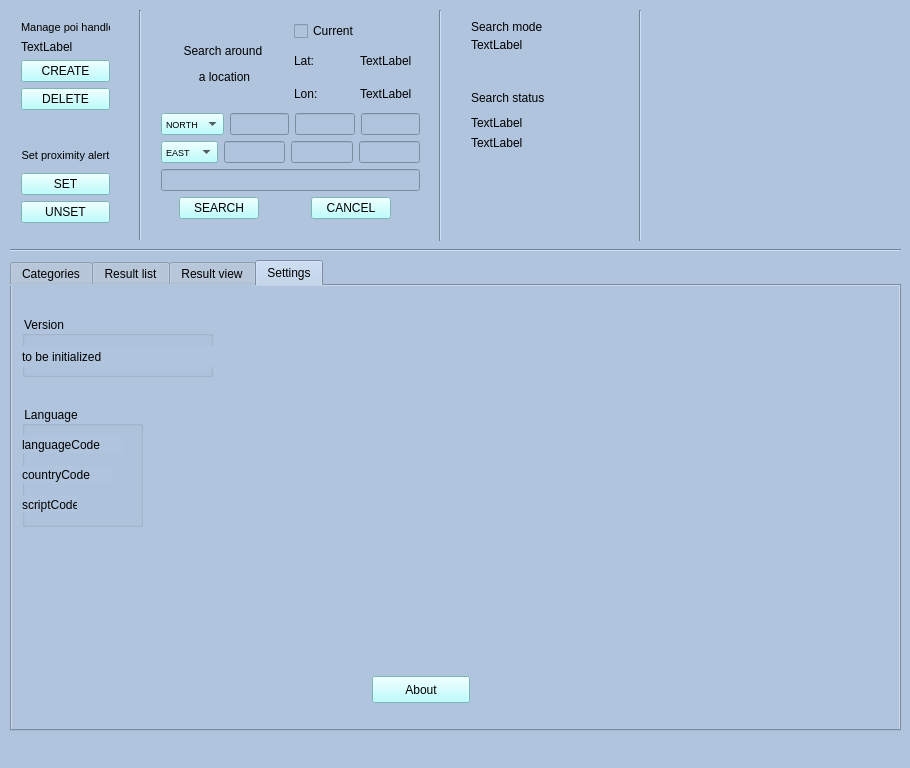
<?xml version="1.0" encoding="UTF-8"?>
<ui version="4.0">
 <class>MainWindow</class>
 <widget class="QMainWindow" name="MainWindow">
  <property name="enabled">
   <bool>true</bool>
  </property>
  <property name="geometry">
   <rect>
    <x>0</x>
    <y>0</y>
    <width>910</width>
    <height>768</height>
   </rect>
  </property>
  <property name="sizePolicy">
   <sizepolicy hsizetype="Fixed" vsizetype="Fixed">
    <horstretch>0</horstretch>
    <verstretch>0</verstretch>
   </sizepolicy>
  </property>
  <property name="minimumSize">
   <size>
    <width>910</width>
    <height>768</height>
   </size>
  </property>
  <property name="maximumSize">
   <size>
    <width>910</width>
    <height>768</height>
   </size>
  </property>
  <property name="windowTitle">
   <string>POI Search Proof Of Concept</string>
  </property>
  <property name="windowIcon">
   <iconset>
    <normaloff>:/new/image/POIPOCClient.png</normaloff>:/new/image/POIPOCClient.png</iconset>
  </property>
  <property name="styleSheet">
   <string notr="true">background-color: rgb(176, 196, 222);</string>
  </property>
  <widget class="QWidget" name="centralWidget">
   <widget class="QWidget" name="verticalLayoutWidget">
    <property name="geometry">
     <rect>
      <x>460</x>
      <y>10</y>
      <width>141</width>
      <height>51</height>
     </rect>
    </property>
    <layout class="QVBoxLayout" name="verticalLayout">
     <item>
      <widget class="QLabel" name="label_2">
       <property name="font">
        <font>
         <pointsize>9</pointsize>
        </font>
       </property>
       <property name="text">
        <string>Search mode</string>
       </property>
      </widget>
     </item>
     <item>
      <spacer name="verticalSpacer_2">
       <property name="orientation">
        <enum>Qt::Vertical</enum>
       </property>
       <property name="sizeHint" stdset="0">
        <size>
         <width>20</width>
         <height>40</height>
        </size>
       </property>
      </spacer>
     </item>
     <item>
      <widget class="QLabel" name="searchMode">
       <property name="font">
        <font>
         <pointsize>9</pointsize>
        </font>
       </property>
       <property name="text">
        <string>TextLabel</string>
       </property>
      </widget>
     </item>
    </layout>
   </widget>
   <widget class="QWidget" name="verticalLayoutWidget_2">
    <property name="geometry">
     <rect>
      <x>150</x>
      <y>10</y>
      <width>281</width>
      <height>220</height>
     </rect>
    </property>
    <layout class="QVBoxLayout" name="verticalLayout_2">
     <item>
      <layout class="QHBoxLayout" name="horizontalLayout">
       <item>
        <widget class="QLabel" name="label">
         <property name="font">
          <font>
           <pointsize>9</pointsize>
          </font>
         </property>
         <property name="text">
          <string>&lt;html&gt;&lt;head/&gt;&lt;body&gt;&lt;p&gt;Search around &lt;/p&gt;&lt;p&gt;     a location&lt;/p&gt;&lt;/body&gt;&lt;/html&gt;</string>
         </property>
         <property name="alignment">
          <set>Qt::AlignCenter</set>
         </property>
        </widget>
       </item>
       <item>
        <layout class="QVBoxLayout" name="verticalLayout_8">
         <item>
          <widget class="QCheckBox" name="checkLocation">
           <property name="text">
            <string>Current</string>
           </property>
          </widget>
         </item>
         <item>
          <layout class="QHBoxLayout" name="horizontalLayout_9">
           <item>
            <widget class="QLabel" name="label_16">
             <property name="text">
              <string>Lat:</string>
             </property>
            </widget>
           </item>
           <item>
            <widget class="QLabel" name="currentLocationLatitude">
             <property name="text">
              <string>TextLabel</string>
             </property>
            </widget>
           </item>
          </layout>
         </item>
         <item>
          <layout class="QHBoxLayout" name="horizontalLayout_10">
           <item>
            <widget class="QLabel" name="label_17">
             <property name="text">
              <string>Lon:</string>
             </property>
            </widget>
           </item>
           <item>
            <widget class="QLabel" name="currentLocationLongitude">
             <property name="text">
              <string>TextLabel</string>
             </property>
            </widget>
           </item>
          </layout>
         </item>
        </layout>
       </item>
      </layout>
     </item>
     <item>
      <layout class="QHBoxLayout" name="latitude_layout">
       <item>
        <widget class="QComboBox" name="latitude_direction">
         <property name="font">
          <font>
           <pointsize>7</pointsize>
          </font>
         </property>
         <property name="styleSheet">
          <string notr="true">background-color: rgb(170, 255, 255);</string>
         </property>
         <item>
          <property name="text">
           <string>NORTH</string>
          </property>
         </item>
         <item>
          <property name="text">
           <string>SOUTH</string>
          </property>
         </item>
        </widget>
       </item>
       <item>
        <spacer name="horizontalSpacer">
         <property name="orientation">
          <enum>Qt::Horizontal</enum>
         </property>
         <property name="sizeHint" stdset="0">
          <size>
           <width>40</width>
           <height>20</height>
          </size>
         </property>
        </spacer>
       </item>
       <item>
        <widget class="QLineEdit" name="latitude_degree"/>
       </item>
       <item>
        <spacer name="horizontalSpacer_2">
         <property name="orientation">
          <enum>Qt::Horizontal</enum>
         </property>
         <property name="sizeHint" stdset="0">
          <size>
           <width>40</width>
           <height>20</height>
          </size>
         </property>
        </spacer>
       </item>
       <item>
        <widget class="QLineEdit" name="latitude_minute"/>
       </item>
       <item>
        <widget class="QLineEdit" name="latitude_second"/>
       </item>
       <item>
        <spacer name="horizontalSpacer_3">
         <property name="orientation">
          <enum>Qt::Horizontal</enum>
         </property>
         <property name="sizeHint" stdset="0">
          <size>
           <width>40</width>
           <height>20</height>
          </size>
         </property>
        </spacer>
       </item>
      </layout>
     </item>
     <item>
      <layout class="QHBoxLayout" name="longitude_layout">
       <item>
        <spacer name="horizontalSpacer_4">
         <property name="orientation">
          <enum>Qt::Horizontal</enum>
         </property>
         <property name="sizeHint" stdset="0">
          <size>
           <width>40</width>
           <height>20</height>
          </size>
         </property>
        </spacer>
       </item>
       <item>
        <widget class="QComboBox" name="longitude_direction">
         <property name="font">
          <font>
           <pointsize>7</pointsize>
          </font>
         </property>
         <property name="styleSheet">
          <string notr="true">background-color: rgb(170, 255, 255);</string>
         </property>
         <item>
          <property name="text">
           <string>EAST</string>
          </property>
         </item>
         <item>
          <property name="text">
           <string>WEST</string>
          </property>
         </item>
        </widget>
       </item>
       <item>
        <widget class="QLineEdit" name="longitude_degree"/>
       </item>
       <item>
        <spacer name="horizontalSpacer_5">
         <property name="orientation">
          <enum>Qt::Horizontal</enum>
         </property>
         <property name="sizeHint" stdset="0">
          <size>
           <width>40</width>
           <height>20</height>
          </size>
         </property>
        </spacer>
       </item>
       <item>
        <widget class="QLineEdit" name="longitude_minute"/>
       </item>
       <item>
        <widget class="QLineEdit" name="longitude_second"/>
       </item>
       <item>
        <spacer name="horizontalSpacer_6">
         <property name="orientation">
          <enum>Qt::Horizontal</enum>
         </property>
         <property name="sizeHint" stdset="0">
          <size>
           <width>40</width>
           <height>20</height>
          </size>
         </property>
        </spacer>
       </item>
      </layout>
     </item>
     <item>
      <layout class="QVBoxLayout" name="verticalLayout_17">
       <item>
        <widget class="QLineEdit" name="stringToSearch">
         <property name="font">
          <font>
           <pointsize>9</pointsize>
          </font>
         </property>
        </widget>
       </item>
      </layout>
     </item>
     <item>
      <layout class="QVBoxLayout" name="verticalLayout_16">
       <item>
        <layout class="QHBoxLayout" name="horizontalLayout_4">
         <item>
          <spacer name="horizontalSpacer_13">
           <property name="orientation">
            <enum>Qt::Horizontal</enum>
           </property>
           <property name="sizeHint" stdset="0">
            <size>
             <width>40</width>
             <height>20</height>
            </size>
           </property>
          </spacer>
         </item>
         <item>
          <widget class="QPushButton" name="startSearch">
           <property name="styleSheet">
            <string notr="true">background-color: rgb(170, 255, 255);</string>
           </property>
           <property name="text">
            <string>SEARCH</string>
           </property>
          </widget>
         </item>
         <item>
          <spacer name="horizontalSpacer_14">
           <property name="orientation">
            <enum>Qt::Horizontal</enum>
           </property>
           <property name="sizeHint" stdset="0">
            <size>
             <width>40</width>
             <height>20</height>
            </size>
           </property>
          </spacer>
         </item>
         <item>
          <layout class="QHBoxLayout" name="horizontalLayout_6">
           <item>
            <spacer name="horizontalSpacer_16">
             <property name="orientation">
              <enum>Qt::Horizontal</enum>
             </property>
             <property name="sizeHint" stdset="0">
              <size>
               <width>40</width>
               <height>20</height>
              </size>
             </property>
            </spacer>
           </item>
           <item>
            <widget class="QPushButton" name="cancelSearch">
             <property name="styleSheet">
              <string notr="true">background-color: rgb(170, 255, 255);</string>
             </property>
             <property name="text">
              <string>CANCEL</string>
             </property>
            </widget>
           </item>
           <item>
            <spacer name="horizontalSpacer_25">
             <property name="orientation">
              <enum>Qt::Horizontal</enum>
             </property>
             <property name="sizeHint" stdset="0">
              <size>
               <width>40</width>
               <height>20</height>
              </size>
             </property>
            </spacer>
           </item>
          </layout>
         </item>
        </layout>
       </item>
      </layout>
     </item>
    </layout>
   </widget>
   <widget class="QWidget" name="verticalLayoutWidget_4">
    <property name="geometry">
     <rect>
      <x>10</x>
      <y>133</y>
      <width>111</width>
      <height>101</height>
     </rect>
    </property>
    <layout class="QVBoxLayout" name="verticalLayout_4">
     <item>
      <widget class="QLabel" name="label_4">
       <property name="font">
        <font>
         <pointsize>8</pointsize>
        </font>
       </property>
       <property name="text">
        <string>Set proximity alert</string>
       </property>
       <property name="alignment">
        <set>Qt::AlignCenter</set>
       </property>
      </widget>
     </item>
     <item>
      <layout class="QHBoxLayout" name="horizontalLayout_11">
       <item>
        <widget class="QPushButton" name="setProximity">
         <property name="styleSheet">
          <string notr="true">background-color: rgb(170, 255, 255);</string>
         </property>
         <property name="text">
          <string>SET</string>
         </property>
        </widget>
       </item>
      </layout>
     </item>
     <item>
      <layout class="QHBoxLayout" name="horizontalLayout_12">
       <item>
        <widget class="QPushButton" name="cancelProximity">
         <property name="styleSheet">
          <string notr="true">background-color: rgb(170, 255, 255);</string>
         </property>
         <property name="text">
          <string>UNSET</string>
         </property>
        </widget>
       </item>
      </layout>
     </item>
    </layout>
   </widget>
   <widget class="QWidget" name="verticalLayoutWidget_5">
    <property name="geometry">
     <rect>
      <x>10</x>
      <y>10</y>
      <width>111</width>
      <height>111</height>
     </rect>
    </property>
    <layout class="QVBoxLayout" name="verticalLayout_5">
     <item>
      <widget class="QLabel" name="label_5">
       <property name="sizePolicy">
        <sizepolicy hsizetype="Preferred" vsizetype="Preferred">
         <horstretch>0</horstretch>
         <verstretch>0</verstretch>
        </sizepolicy>
       </property>
       <property name="font">
        <font>
         <pointsize>8</pointsize>
        </font>
       </property>
       <property name="text">
        <string>Manage poi handle</string>
       </property>
      </widget>
     </item>
     <item>
      <spacer name="verticalSpacer_8">
       <property name="orientation">
        <enum>Qt::Vertical</enum>
       </property>
       <property name="sizeHint" stdset="0">
        <size>
         <width>20</width>
         <height>40</height>
        </size>
       </property>
      </spacer>
     </item>
     <item>
      <widget class="QLabel" name="poiHandle">
       <property name="font">
        <font>
         <pointsize>9</pointsize>
        </font>
       </property>
       <property name="text">
        <string>TextLabel</string>
       </property>
      </widget>
     </item>
     <item>
      <widget class="QPushButton" name="createpoiHandle">
       <property name="styleSheet">
        <string notr="true">background-color: rgb(170, 255, 255);</string>
       </property>
       <property name="text">
        <string>CREATE</string>
       </property>
      </widget>
     </item>
     <item>
      <widget class="QPushButton" name="deletepoiHandle">
       <property name="styleSheet">
        <string notr="true">background-color: rgb(170, 255, 255);</string>
       </property>
       <property name="text">
        <string>DELETE</string>
       </property>
      </widget>
     </item>
    </layout>
   </widget>
   <widget class="QWidget" name="verticalLayoutWidget_3">
    <property name="geometry">
     <rect>
      <x>460</x>
      <y>80</y>
      <width>141</width>
      <height>81</height>
     </rect>
    </property>
    <layout class="QVBoxLayout" name="verticalLayout_3">
     <item>
      <widget class="QLabel" name="label_8">
       <property name="font">
        <font>
         <pointsize>9</pointsize>
        </font>
       </property>
       <property name="text">
        <string>Search status</string>
       </property>
       <property name="alignment">
        <set>Qt::AlignLeading|Qt::AlignLeft|Qt::AlignVCenter</set>
       </property>
      </widget>
     </item>
     <item>
      <spacer name="verticalSpacer_9">
       <property name="orientation">
        <enum>Qt::Vertical</enum>
       </property>
       <property name="sizeHint" stdset="0">
        <size>
         <width>20</width>
         <height>40</height>
        </size>
       </property>
      </spacer>
     </item>
     <item>
      <widget class="QLabel" name="search_status">
       <property name="font">
        <font>
         <pointsize>9</pointsize>
        </font>
       </property>
       <property name="text">
        <string>TextLabel</string>
       </property>
      </widget>
     </item>
     <item>
      <widget class="QLabel" name="totalSize">
       <property name="font">
        <font>
         <pointsize>9</pointsize>
        </font>
       </property>
       <property name="text">
        <string>TextLabel</string>
       </property>
      </widget>
     </item>
    </layout>
   </widget>
   <widget class="Line" name="line">
    <property name="geometry">
     <rect>
      <x>130</x>
      <y>10</y>
      <width>20</width>
      <height>231</height>
     </rect>
    </property>
    <property name="orientation">
     <enum>Qt::Vertical</enum>
    </property>
   </widget>
   <widget class="Line" name="line_3">
    <property name="geometry">
     <rect>
      <x>10</x>
      <y>240</y>
      <width>891</width>
      <height>21</height>
     </rect>
    </property>
    <property name="orientation">
     <enum>Qt::Horizontal</enum>
    </property>
   </widget>
   <widget class="Line" name="line_4">
    <property name="geometry">
     <rect>
      <x>430</x>
      <y>10</y>
      <width>20</width>
      <height>231</height>
     </rect>
    </property>
    <property name="orientation">
     <enum>Qt::Vertical</enum>
    </property>
   </widget>
   <widget class="Line" name="line_10">
    <property name="geometry">
     <rect>
      <x>630</x>
      <y>10</y>
      <width>20</width>
      <height>231</height>
     </rect>
    </property>
    <property name="orientation">
     <enum>Qt::Vertical</enum>
    </property>
   </widget>
   <widget class="QWidget" name="widget" native="true">
    <property name="geometry">
     <rect>
      <x>670</x>
      <y>40</y>
      <width>121</width>
      <height>91</height>
     </rect>
    </property>
    <property name="styleSheet">
     <string notr="true">image: url(:/new/image/GENIVI_Black_Logo-no_background.png);</string>
    </property>
   </widget>
   <widget class="QTabWidget" name="tabWidget">
    <property name="geometry">
     <rect>
      <x>10</x>
      <y>260</y>
      <width>891</width>
      <height>471</height>
     </rect>
    </property>
    <property name="currentIndex">
     <number>3</number>
    </property>
    <widget class="QWidget" name="searchSettings">
     <property name="accessibleName">
      <string/>
     </property>
     <attribute name="title">
      <string>Categories</string>
     </attribute>
     <widget class="QWidget" name="verticalLayoutWidget_7">
      <property name="geometry">
       <rect>
        <x>10</x>
        <y>120</y>
        <width>861</width>
        <height>171</height>
       </rect>
      </property>
      <layout class="QVBoxLayout" name="verticalLayout_6">
       <item>
        <layout class="QHBoxLayout" name="CategoryDetailsLayout">
         <item>
          <layout class="QVBoxLayout" name="CategoryLayout">
           <item>
            <widget class="QLabel" name="label_9">
             <property name="font">
              <font>
               <pointsize>9</pointsize>
              </font>
             </property>
             <property name="text">
              <string>Category</string>
             </property>
            </widget>
           </item>
          </layout>
         </item>
         <item>
          <layout class="QVBoxLayout" name="RadiusLayout">
           <item>
            <widget class="QLabel" name="label_10">
             <property name="font">
              <font>
               <pointsize>9</pointsize>
              </font>
             </property>
             <property name="text">
              <string>Radius</string>
             </property>
            </widget>
           </item>
          </layout>
         </item>
         <item>
          <layout class="QVBoxLayout" name="SourceLayout">
           <item>
            <widget class="QLabel" name="label_3">
             <property name="font">
              <font>
               <pointsize>9</pointsize>
              </font>
             </property>
             <property name="text">
              <string>Source</string>
             </property>
            </widget>
           </item>
          </layout>
         </item>
         <item>
          <layout class="QVBoxLayout" name="WebSiteLayout">
           <item>
            <widget class="QLabel" name="label_7">
             <property name="font">
              <font>
               <pointsize>9</pointsize>
              </font>
             </property>
             <property name="text">
              <string>WebSite</string>
             </property>
            </widget>
           </item>
          </layout>
         </item>
         <item>
          <layout class="QVBoxLayout" name="PhoneLayout">
           <item>
            <widget class="QLabel" name="label_11">
             <property name="font">
              <font>
               <pointsize>9</pointsize>
              </font>
             </property>
             <property name="text">
              <string>Phone</string>
             </property>
            </widget>
           </item>
          </layout>
         </item>
         <item>
          <layout class="QVBoxLayout" name="StarsLayout">
           <item>
            <widget class="QLabel" name="label_12">
             <property name="font">
              <font>
               <pointsize>9</pointsize>
              </font>
             </property>
             <property name="text">
              <string>Stars</string>
             </property>
            </widget>
           </item>
          </layout>
         </item>
         <item>
          <layout class="QVBoxLayout" name="OpeningHoursLayout">
           <item>
            <widget class="QLabel" name="label_6">
             <property name="font">
              <font>
               <pointsize>9</pointsize>
              </font>
             </property>
             <property name="text">
              <string>Open hours</string>
             </property>
            </widget>
           </item>
          </layout>
         </item>
         <item>
          <layout class="QVBoxLayout" name="AddrHouseNumberLayout">
           <item>
            <widget class="QLabel" name="label_18">
             <property name="font">
              <font>
               <pointsize>9</pointsize>
              </font>
             </property>
             <property name="text">
              <string>Number</string>
             </property>
            </widget>
           </item>
          </layout>
         </item>
         <item>
          <layout class="QVBoxLayout" name="AddrStreetLayout">
           <item>
            <widget class="QLabel" name="label_21">
             <property name="font">
              <font>
               <pointsize>9</pointsize>
              </font>
             </property>
             <property name="text">
              <string>Street</string>
             </property>
            </widget>
           </item>
          </layout>
         </item>
         <item>
          <layout class="QVBoxLayout" name="AddrPostCodeLayout">
           <item>
            <widget class="QLabel" name="label_22">
             <property name="font">
              <font>
               <pointsize>9</pointsize>
              </font>
             </property>
             <property name="text">
              <string>Post code</string>
             </property>
            </widget>
           </item>
          </layout>
         </item>
         <item>
          <layout class="QVBoxLayout" name="AddrCityLayout">
           <item>
            <widget class="QLabel" name="label_30">
             <property name="font">
              <font>
               <pointsize>9</pointsize>
              </font>
             </property>
             <property name="text">
              <string>City</string>
             </property>
            </widget>
           </item>
          </layout>
         </item>
         <item>
          <layout class="QVBoxLayout" name="BrandLayout">
           <item>
            <widget class="QLabel" name="label_31">
             <property name="font">
              <font>
               <pointsize>9</pointsize>
              </font>
             </property>
             <property name="text">
              <string>Brand</string>
             </property>
            </widget>
           </item>
          </layout>
         </item>
         <item>
          <layout class="QVBoxLayout" name="OperateurLayout">
           <item>
            <widget class="QLabel" name="label_32">
             <property name="font">
              <font>
               <pointsize>9</pointsize>
              </font>
             </property>
             <property name="text">
              <string>Operator</string>
             </property>
            </widget>
           </item>
          </layout>
         </item>
        </layout>
       </item>
      </layout>
     </widget>
     <widget class="QWidget" name="verticalLayoutWidget_14">
      <property name="geometry">
       <rect>
        <x>10</x>
        <y>340</y>
        <width>861</width>
        <height>91</height>
       </rect>
      </property>
      <layout class="QVBoxLayout" name="verticalLayout_15">
       <item>
        <layout class="QHBoxLayout" name="CategoryDetailsLayoutAdditional">
         <item>
          <layout class="QVBoxLayout" name="CategoryLayoutAdditional">
           <item>
            <widget class="QLabel" name="label_23">
             <property name="font">
              <font>
               <pointsize>9</pointsize>
              </font>
             </property>
             <property name="text">
              <string>Category</string>
             </property>
            </widget>
           </item>
          </layout>
         </item>
         <item>
          <layout class="QVBoxLayout" name="RadiusLayoutAdditional">
           <item>
            <widget class="QLabel" name="label_28">
             <property name="font">
              <font>
               <pointsize>9</pointsize>
              </font>
             </property>
             <property name="text">
              <string>Radius</string>
             </property>
            </widget>
           </item>
          </layout>
         </item>
         <item>
          <layout class="QVBoxLayout" name="SourceLayoutAdditional">
           <item>
            <widget class="QLabel" name="label_24">
             <property name="font">
              <font>
               <pointsize>9</pointsize>
              </font>
             </property>
             <property name="text">
              <string>Source</string>
             </property>
            </widget>
           </item>
          </layout>
         </item>
         <item>
          <layout class="QVBoxLayout" name="WebSiteLayoutAdditional">
           <item>
            <widget class="QLabel" name="label_25">
             <property name="font">
              <font>
               <pointsize>9</pointsize>
              </font>
             </property>
             <property name="text">
              <string>WebSite</string>
             </property>
            </widget>
           </item>
          </layout>
         </item>
         <item>
          <layout class="QVBoxLayout" name="PhoneLayoutAdditional">
           <item>
            <widget class="QLabel" name="label_26">
             <property name="font">
              <font>
               <pointsize>9</pointsize>
              </font>
             </property>
             <property name="text">
              <string>Phone</string>
             </property>
            </widget>
           </item>
          </layout>
         </item>
         <item>
          <layout class="QVBoxLayout" name="StarsLayoutAdditional">
           <item>
            <widget class="QLabel" name="label_27">
             <property name="font">
              <font>
               <pointsize>9</pointsize>
              </font>
             </property>
             <property name="text">
              <string>Stars</string>
             </property>
            </widget>
           </item>
          </layout>
         </item>
         <item>
          <layout class="QVBoxLayout" name="OpeningHoursLayoutAdditional">
           <item>
            <widget class="QLabel" name="label_29">
             <property name="font">
              <font>
               <pointsize>9</pointsize>
              </font>
             </property>
             <property name="text">
              <string>Open hours</string>
             </property>
            </widget>
           </item>
          </layout>
         </item>
         <item>
          <layout class="QVBoxLayout" name="AddrHouseNumberLayoutAdditional">
           <item>
            <widget class="QLabel" name="label_34">
             <property name="font">
              <font>
               <pointsize>9</pointsize>
              </font>
             </property>
             <property name="text">
              <string>Number</string>
             </property>
            </widget>
           </item>
          </layout>
         </item>
         <item>
          <layout class="QVBoxLayout" name="AddrStreetLayoutAdditional">
           <item>
            <widget class="QLabel" name="label_37">
             <property name="font">
              <font>
               <pointsize>9</pointsize>
              </font>
             </property>
             <property name="text">
              <string>Street</string>
             </property>
            </widget>
           </item>
          </layout>
         </item>
         <item>
          <layout class="QVBoxLayout" name="AddrPostCodeLayoutAdditional">
           <item>
            <widget class="QLabel" name="label_36">
             <property name="font">
              <font>
               <pointsize>9</pointsize>
              </font>
             </property>
             <property name="text">
              <string>Post code</string>
             </property>
            </widget>
           </item>
          </layout>
         </item>
         <item>
          <layout class="QVBoxLayout" name="AddrCityLayoutAdditional">
           <item>
            <widget class="QLabel" name="label_35">
             <property name="font">
              <font>
               <pointsize>9</pointsize>
              </font>
             </property>
             <property name="text">
              <string>City</string>
             </property>
            </widget>
           </item>
          </layout>
         </item>
         <item>
          <layout class="QVBoxLayout" name="BrandLayoutAdditional">
           <item>
            <widget class="QLabel" name="label_39">
             <property name="font">
              <font>
               <pointsize>9</pointsize>
              </font>
             </property>
             <property name="text">
              <string>Brand</string>
             </property>
            </widget>
           </item>
          </layout>
         </item>
         <item>
          <layout class="QVBoxLayout" name="OperateurLayoutAdditional">
           <item>
            <widget class="QLabel" name="label_38">
             <property name="font">
              <font>
               <pointsize>9</pointsize>
              </font>
             </property>
             <property name="text">
              <string>Operator</string>
             </property>
            </widget>
           </item>
          </layout>
         </item>
        </layout>
       </item>
      </layout>
     </widget>
    </widget>
    <widget class="QWidget" name="resultList">
     <attribute name="title">
      <string>Result list</string>
     </attribute>
     <widget class="QTableView" name="table_view_poi">
      <property name="geometry">
       <rect>
        <x>100</x>
        <y>90</y>
        <width>881</width>
        <height>341</height>
       </rect>
      </property>
      <property name="font">
       <font>
        <family>Monospace</family>
        <pointsize>8</pointsize>
       </font>
      </property>
      <property name="autoFillBackground">
       <bool>true</bool>
      </property>
      <property name="sortingEnabled">
       <bool>true</bool>
      </property>
     </widget>
     <widget class="QWidget" name="verticalLayoutWidget_11">
      <property name="geometry">
       <rect>
        <x>0</x>
        <y>90</y>
        <width>91</width>
        <height>95</height>
       </rect>
      </property>
      <layout class="QVBoxLayout" name="verticalLayout_12">
       <item>
        <widget class="QPushButton" name="getTopList">
         <property name="styleSheet">
          <string notr="true">background-color: rgb(170, 255, 255);</string>
         </property>
         <property name="text">
          <string>TOP</string>
         </property>
        </widget>
       </item>
       <item>
        <widget class="QPushButton" name="getPrevList">
         <property name="styleSheet">
          <string notr="true">background-color: rgb(170, 255, 255);</string>
         </property>
         <property name="text">
          <string>PREV</string>
         </property>
        </widget>
       </item>
       <item>
        <widget class="QPushButton" name="getNextList">
         <property name="styleSheet">
          <string notr="true">background-color: rgb(170, 255, 255);</string>
         </property>
         <property name="text">
          <string>NEXT</string>
         </property>
        </widget>
       </item>
      </layout>
     </widget>
     <widget class="QLabel" name="recordFrom">
      <property name="geometry">
       <rect>
        <x>50</x>
        <y>260</y>
        <width>41</width>
        <height>29</height>
       </rect>
      </property>
      <property name="font">
       <font>
        <pointsize>9</pointsize>
       </font>
      </property>
      <property name="text">
       <string>TextLabel</string>
      </property>
     </widget>
     <widget class="QLabel" name="label_14">
      <property name="geometry">
       <rect>
        <x>6</x>
        <y>260</y>
        <width>38</width>
        <height>29</height>
       </rect>
      </property>
      <property name="font">
       <font>
        <pointsize>9</pointsize>
       </font>
      </property>
      <property name="text">
       <string>FROM:</string>
      </property>
     </widget>
     <widget class="QLabel" name="recordTo">
      <property name="geometry">
       <rect>
        <x>50</x>
        <y>290</y>
        <width>41</width>
        <height>29</height>
       </rect>
      </property>
      <property name="font">
       <font>
        <pointsize>9</pointsize>
       </font>
      </property>
      <property name="text">
       <string>TextLabel</string>
      </property>
     </widget>
     <widget class="QLabel" name="label_15">
      <property name="geometry">
       <rect>
        <x>10</x>
        <y>290</y>
        <width>41</width>
        <height>29</height>
       </rect>
      </property>
      <property name="font">
       <font>
        <pointsize>9</pointsize>
       </font>
      </property>
      <property name="text">
       <string>TO:</string>
      </property>
     </widget>
     <widget class="QWidget" name="verticalLayoutWidget_6">
      <property name="geometry">
       <rect>
        <x>30</x>
        <y>10</y>
        <width>831</width>
        <height>61</height>
       </rect>
      </property>
      <layout class="QVBoxLayout" name="verticalLayout_7">
       <item>
        <widget class="QLabel" name="label_13">
         <property name="font">
          <font>
           <pointsize>8</pointsize>
          </font>
         </property>
         <property name="text">
          <string>Attributes to get</string>
         </property>
        </widget>
       </item>
       <item>
        <layout class="QHBoxLayout" name="AttributeToGetLayout"/>
       </item>
      </layout>
     </widget>
    </widget>
    <widget class="QWidget" name="resultView">
     <attribute name="title">
      <string>Result view</string>
     </attribute>
     <widget class="QGraphicsView" name="graphicsView">
      <property name="geometry">
       <rect>
        <x>10</x>
        <y>70</y>
        <width>360</width>
        <height>360</height>
       </rect>
      </property>
      <property name="sizePolicy">
       <sizepolicy hsizetype="Fixed" vsizetype="Fixed">
        <horstretch>0</horstretch>
        <verstretch>0</verstretch>
       </sizepolicy>
      </property>
     </widget>
     <widget class="QWidget" name="verticalLayoutWidget_10">
      <property name="geometry">
       <rect>
        <x>10</x>
        <y>10</y>
        <width>121</width>
        <height>41</height>
       </rect>
      </property>
      <layout class="QVBoxLayout" name="verticalLayout_11">
       <item>
        <widget class="QLabel" name="label_20">
         <property name="font">
          <font>
           <pointsize>9</pointsize>
          </font>
         </property>
         <property name="text">
          <string>Route handle</string>
         </property>
        </widget>
       </item>
       <item>
        <widget class="QLabel" name="routeHandle">
         <property name="font">
          <font>
           <pointsize>9</pointsize>
          </font>
         </property>
         <property name="text">
          <string>TextLabel</string>
         </property>
        </widget>
       </item>
      </layout>
     </widget>
     <widget class="QWidget" name="verticalLayoutWidget_9">
      <property name="geometry">
       <rect>
        <x>170</x>
        <y>10</y>
        <width>121</width>
        <height>41</height>
       </rect>
      </property>
      <layout class="QVBoxLayout" name="verticalLayout_9">
       <item>
        <widget class="QLabel" name="label_19">
         <property name="font">
          <font>
           <pointsize>9</pointsize>
          </font>
         </property>
         <property name="text">
          <string>Route segments</string>
         </property>
        </widget>
       </item>
       <item>
        <widget class="QLabel" name="routeTotalSegments">
         <property name="font">
          <font>
           <pointsize>9</pointsize>
          </font>
         </property>
         <property name="text">
          <string>TextLabel</string>
         </property>
        </widget>
       </item>
      </layout>
     </widget>
    </widget>
    <widget class="QWidget" name="settings">
     <attribute name="title">
      <string>Settings</string>
     </attribute>
     <widget class="QGroupBox" name="groupBox_2">
      <property name="geometry">
       <rect>
        <x>10</x>
        <y>30</y>
        <width>191</width>
        <height>61</height>
       </rect>
      </property>
      <property name="title">
       <string>Version</string>
      </property>
      <widget class="QLabel" name="VersionSearch">
       <property name="geometry">
        <rect>
         <x>0</x>
         <y>30</y>
         <width>197</width>
         <height>21</height>
        </rect>
       </property>
       <property name="text">
        <string>to be initialized</string>
       </property>
      </widget>
     </widget>
     <widget class="QGroupBox" name="groupBox">
      <property name="geometry">
       <rect>
        <x>10</x>
        <y>120</y>
        <width>121</width>
        <height>121</height>
       </rect>
      </property>
      <property name="title">
       <string>Language</string>
      </property>
      <widget class="QLabel" name="languageCode">
       <property name="geometry">
        <rect>
         <x>0</x>
         <y>30</y>
         <width>101</width>
         <height>17</height>
        </rect>
       </property>
       <property name="text">
        <string>languageCode</string>
       </property>
      </widget>
      <widget class="QLabel" name="countryCode">
       <property name="geometry">
        <rect>
         <x>0</x>
         <y>60</y>
         <width>91</width>
         <height>17</height>
        </rect>
       </property>
       <property name="text">
        <string>countryCode</string>
       </property>
      </widget>
      <widget class="QLabel" name="scriptCode">
       <property name="geometry">
        <rect>
         <x>0</x>
         <y>90</y>
         <width>55</width>
         <height>17</height>
        </rect>
       </property>
       <property name="text">
        <string>scriptCode</string>
       </property>
      </widget>
     </widget>
     <widget class="QPushButton" name="About">
      <property name="geometry">
       <rect>
        <x>360</x>
        <y>390</y>
        <width>98</width>
        <height>27</height>
       </rect>
      </property>
      <property name="styleSheet">
       <string notr="true">background-color: rgb(170, 255, 255);</string>
      </property>
      <property name="text">
       <string>About</string>
      </property>
     </widget>
    </widget>
   </widget>
  </widget>
  <widget class="QMenuBar" name="menuBar">
   <property name="geometry">
    <rect>
     <x>0</x>
     <y>0</y>
     <width>910</width>
     <height>27</height>
    </rect>
   </property>
  </widget>
 </widget>
 <layoutdefault spacing="6" margin="11"/>
 <resources>
  <include location="../poi-common/poi-resource.qrc"/>
 </resources>
 <connections/>
</ui>
